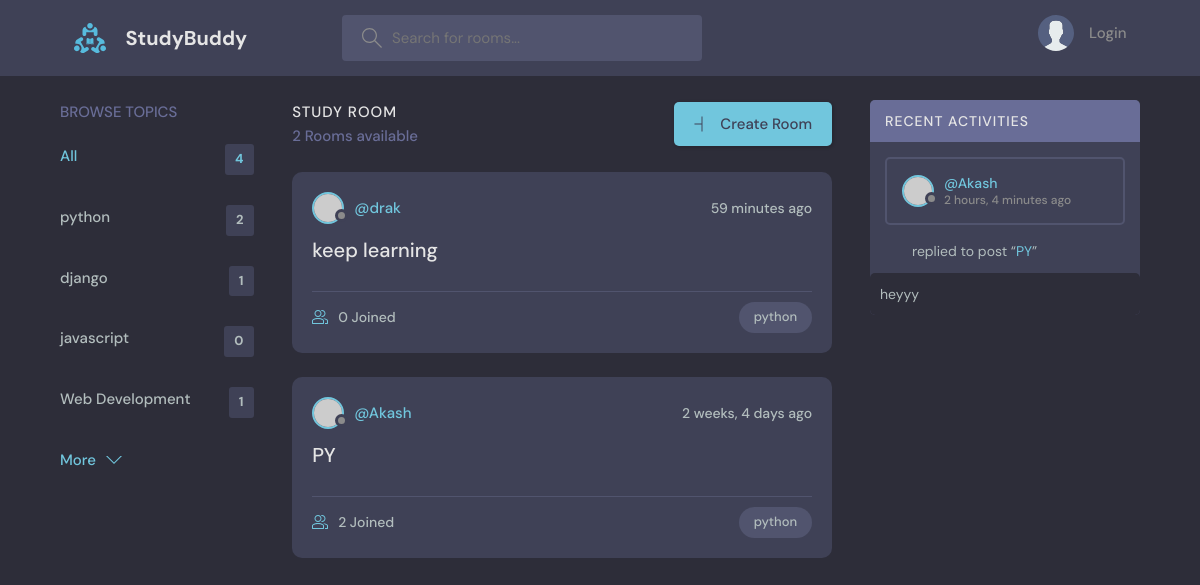
The page /?q=python on the database its author committed.
### base/models.py (models this page shows, shortened)
class Topic(models.Model):
    name=models.CharField(max_length=200)

class Room(models.Model):
    host=models.ForeignKey(User, on_delete=models.SET_NULL,null=True)
    topic=models.ForeignKey(Topic, on_delete=models.SET_NULL,null=True)
    name=models.CharField(max_length=200)
    description=models.TextField(null=True,blank=True)
    participants=models.ManyToManyField(User,related_name='participants',blank=True)
    updated=models.DateTimeField(auto_now=True)
    created=models.DateTimeField(auto_now_add=True)
    def __str__(self):
        return self.name
    class Meta:
        ordering=['-updated','-created']

class Message(models.Model):
    user=models.ForeignKey(User,on_delete=models.CASCADE)
    room=models.ForeignKey(Room, on_delete=models.CASCADE)
    body=models.TextField()
    updated=models.DateTimeField(auto_now=True)
    created=models.DateTimeField(auto_now_add=True)
    class Meta:
        ordering=['-updated','-created']

### base/views.py (the view)
# urls.py: path('',views.home,name="home"),
def home(request):
    q = request.GET.get('q') if request.GET.get('q') != None else ''
    rooms= Room.objects.filter(
         Q(topic__name__icontains= q) |
         Q(name__icontains=q)|
         Q(description__icontains=q)
    )
    topics=Topic.objects.all()
    room_count = rooms.count()
    room_messages=Message.objects.filter(Q(room__topic__name__icontains=q))
    context={'rooms': rooms,'topics': topics, 'room_count' : room_count,'room_messages' : room_messages}
    return render(request,'base/home.html',context)

### base/templates/base/home.html (shortened to what this page needs)
    {% extends 'main.html' %}
    {% block content %}
    <main class="layout layout--3">
      <div class="container">
        {% include 'base/topics_component.html' %}
        <div class="roomList">
          <div class="roomList__header">
            <div>
              <h2>Study Room</h2>
              <p>{{room_count}} Rooms available</p>
            </div>
          <a class="btn btn--main" href="{% url 'create-room' %}">
            <svg version="1.1" xmlns="http://www.w3.org/2000/svg" width="32" height="32" viewBox="0 0 32 32">
                    <title>add</title>
                    <path
                      d="M16.943 0.943h-1.885v14.115h-14.115v1.885h14.115v14.115h1.885v-14.115h14.">
                    </path>
                  </svg>
                  Create Room
                </a>
          </div>
          {% include 'base/feed_component.html' %}
        </div>
         {% include 'base/activity_component.html' %}
    </main>
{% endblock content %}

### base/templates/base/topics_component.html
 <div class="topics">
          <div class="topics__header">
            <h2>Browse Topics</h2>
          </div>
          <ul class="topics__list">
            <li>
              <a href="{% url 'home' %}" class="active">All <span>{{topics.count}}</span></a>
            </li>
            {% for topic in topics %}
            <li>
              <a href="{% url 'home' %}?q={{topic.name}}">{{topic.name}} <span>{{topic.room_set.all.count}}</span></a>
            </li>
            {% endfor %}
          </ul>
          <a class="btn btn--link" href="topics.html">
            More
            <svg version="1.1" xmlns="http://www.w3.org/2000/svg" width="32" height="32" viewBox="0 0 32 32">
              <title>chevron-down</title>
              <path d="M16 21l-13-13h-3l16 16 16-16h-3l-13 13z"></path>
            </svg>
          </a>
        </div>

### base/templates/base/feed_component.html (shortened to what this page needs)
{% for room in rooms %}
<div class="roomListRoom">
            <div class="roomListRoom__header">
              <a href="{% url 'user-profile' room.host.id %}" class="roomListRoom__author">
                <div class="avatar avatar--small">
                  <img src="https://randomuser.me/api/portraits/women/11.jpg" />
                </div>
                <span>@{{room.host.username}}</span>
              </a>
              <div class="roomListRoom__actions">
                <span>{{room.created|timesince}} ago</span>
              </div>
            </div>
            <div class="roomListRoom__content">
              <a href="{% url 'room' room.id %}">{{room.name}}</a>
            </div>
            <div class="roomListRoom__meta">
              <a href="{% url 'room' room.id %}" class="roomListRoom__joined">
                {{room.participants.all.count}} Joined
              </a>
              <p class="roomListRoom__topic">{{room.topic.name}}</p>
            </div>
</div>
{% endfor %}

### base/templates/base/activity_component.html (shortened to what this page needs)
<div class="activities">
          <div class="activities__header">
            <h2>Recent Activities</h2>
          </div>
 {% for message in room_messages %}
          <div class="activities__box">
            <div class="activities__boxHeader roomListRoom__header">
              <a href="{% url 'user-profile' message.user.id %}" class="roomListRoom__author">
                <div class="avatar avatar--small">
                  <img src="https://randomuser.me/api/portraits/women/11.jpg" />
                </div>
                <p>
                  @{{message.user}}
                  <span> {{message.created|timesince}} ago</span>
                </p>
              </a>
              </div>
            </div>
            <div class="activities__boxContent">
              <p>replied to post “<a href="{% url 'room' message.room.id %}">{{message.room}}</a>”</p>
              <div class="activities__boxRoomContent">
                {{message.body}}
              </div>
            </div>
          </div>
{% endfor %}
</div>

### rows shown on the page
Topic: name "python", room_set.all.count "2"
Topic: name "django", room_set.all.count "1"
Topic: name "javascript", room_set.all.count "0"
Topic: name "Web Development", room_set.all.count "1"
Room: host.username "drak", created "59 minutes", name "keep learning", participants.all.count "0", topic.name "python"
Room: host.username "Akash", created "2 weeks, 4 days", name "PY", participants.all.count "2", topic.name "python"
Message: user "Akash", created "2 hours, 4 minutes", room "PY", body "heyyy"

### other values the page prints
{{ topics.count }} "4"
{{ room_count }} "2"
